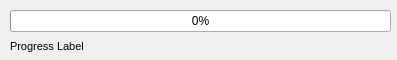
<?xml version="1.0" encoding="UTF-8"?>
<ui version="4.0">
 <class>ProgressDialog</class>
 <widget class="QDialog" name="ProgressDialog">
  <property name="geometry">
   <rect>
    <x>0</x>
    <y>0</y>
    <width>397</width>
    <height>60</height>
   </rect>
  </property>
  <property name="sizePolicy">
   <sizepolicy hsizetype="Fixed" vsizetype="Fixed">
    <horstretch>0</horstretch>
    <verstretch>0</verstretch>
   </sizepolicy>
  </property>
  <property name="minimumSize">
   <size>
    <width>397</width>
    <height>60</height>
   </size>
  </property>
  <property name="maximumSize">
   <size>
    <width>397</width>
    <height>60</height>
   </size>
  </property>
  <property name="focusPolicy">
   <enum>Qt::StrongFocus</enum>
  </property>
  <property name="windowTitle">
   <string>breakBeats :: Progress</string>
  </property>
  <property name="sizeGripEnabled">
   <bool>false</bool>
  </property>
  <property name="modal">
   <bool>false</bool>
  </property>
  <widget class="QWidget" name="gridLayoutWidget">
   <property name="geometry">
    <rect>
     <x>10</x>
     <y>10</y>
     <width>381</width>
     <height>45</height>
    </rect>
   </property>
   <layout class="QGridLayout" name="gridLayout">
    <item row="2" column="0">
     <widget class="QLabel" name="label">
      <property name="font">
       <font>
        <pointsize>8</pointsize>
        <weight>50</weight>
        <bold>false</bold>
       </font>
      </property>
      <property name="text">
       <string>Progress Label</string>
      </property>
     </widget>
    </item>
    <item row="1" column="0">
     <widget class="QProgressBar" name="progressBar">
      <property name="value">
       <number>0</number>
      </property>
     </widget>
    </item>
   </layout>
  </widget>
 </widget>
 <resources/>
 <connections/>
</ui>
